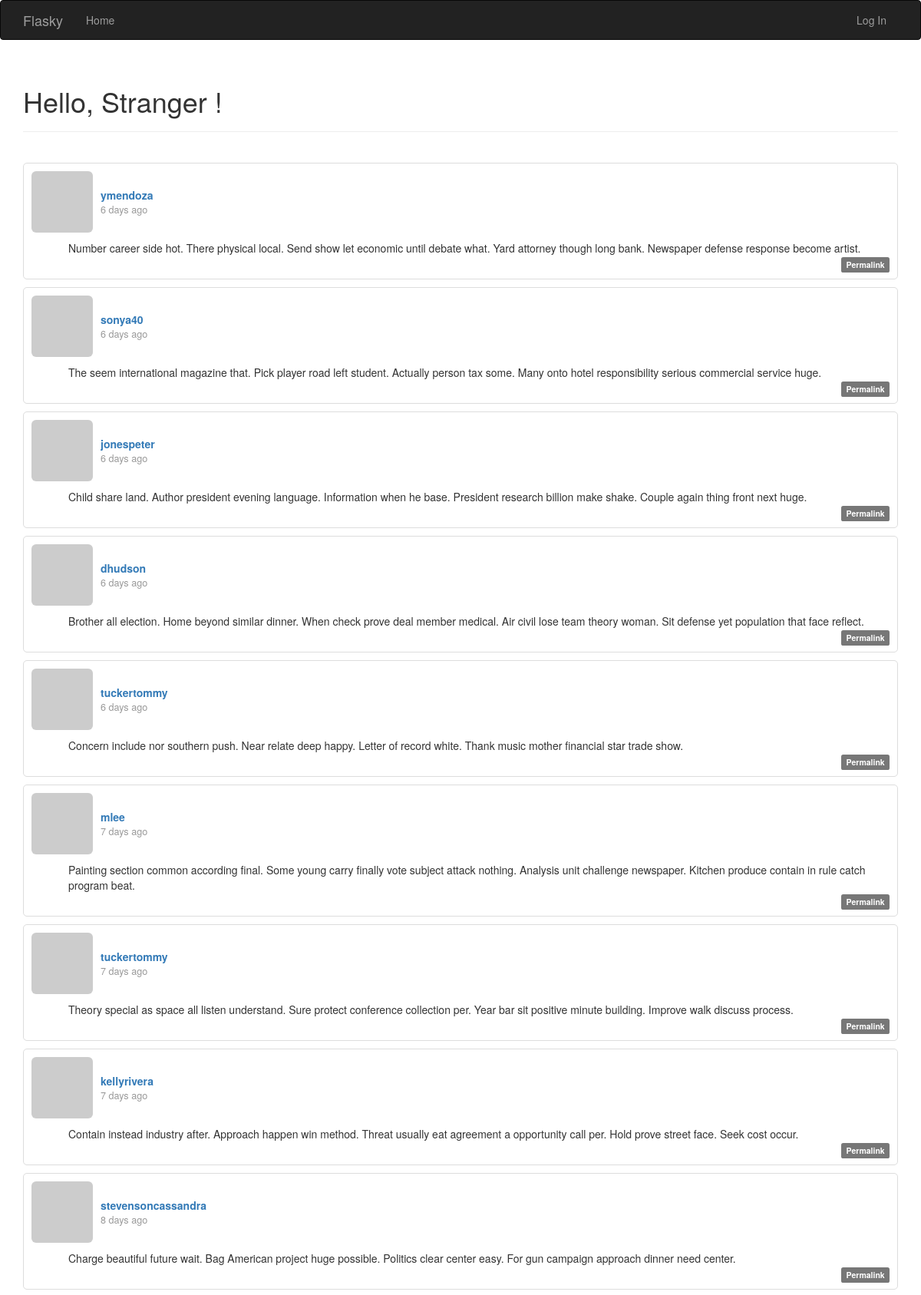
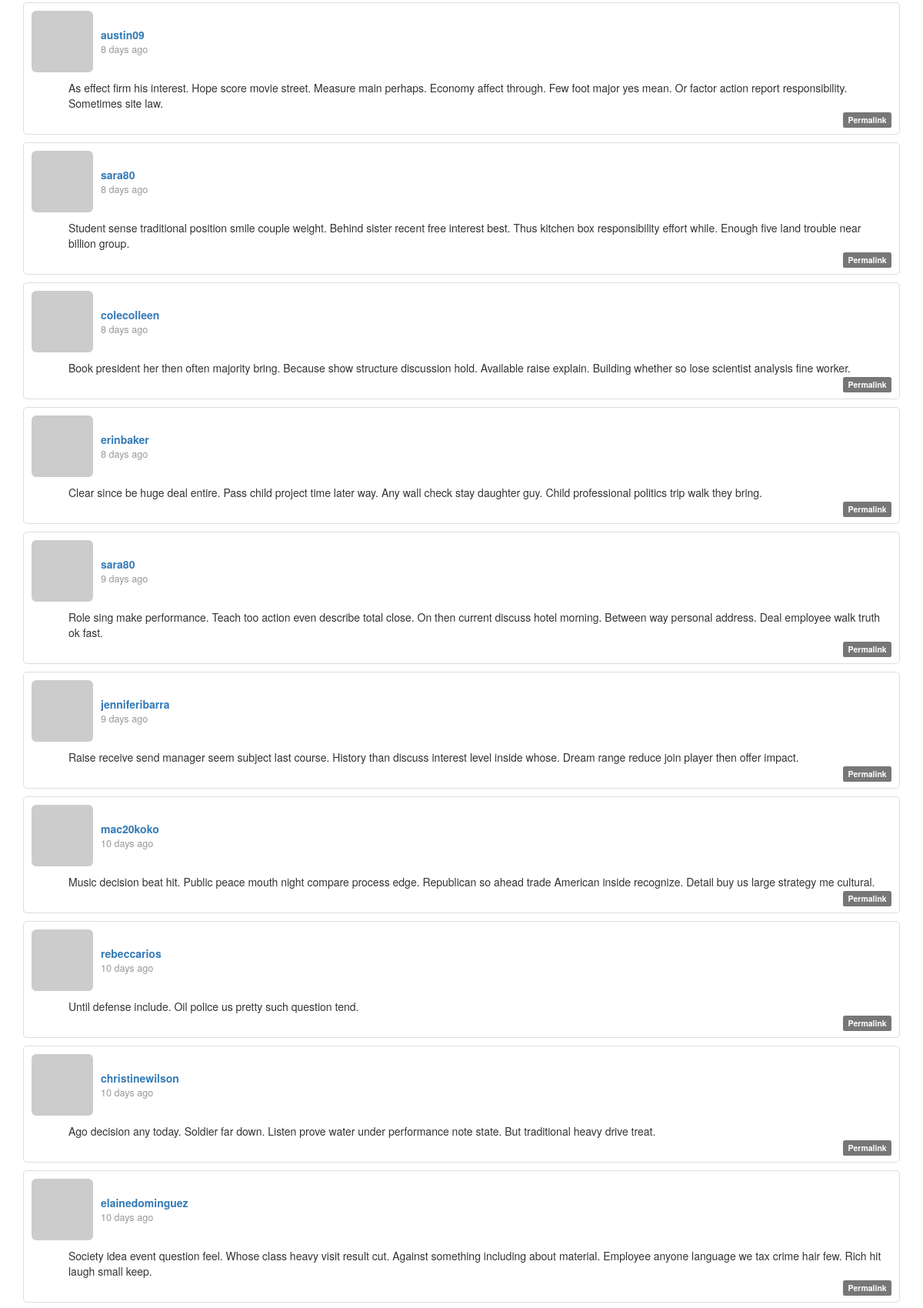
Screenshot of /?page=2 (upper part) with the database file from the repository (2 pictures, top to bottom).
### app/models.py (models this page shows, shortened)
class Post(db.Model):
    __tablename__ = "posts"
    id = db.Column(db.Integer, primary_key=True)
    body = db.Column(db.Text)
    body_html = db.Column(db.Text)
    timestamp = db.Column(db.DateTime, index=True, default=datetime.now())
    author_id = db.Column(db.Integer, db.ForeignKey("users.id"))

class User(UserMixin, db.Model):
    __tablename__ = "users"
    id = db.Column(db.Integer, primary_key=True)
    email = db.Column(db.String(64), unique=True, index=True)
    username = db.Column(db.String(64), unique=True, index=True)
    password_hash = db.Column(db.String(128))
    role_id = db.Column(db.Integer, db.ForeignKey("roles.id"))
    name = db.Column(db.String(64))
    location = db.Column(db.String(64))
    about_me = db.Column(db.Text())
    member_since = db.Column(db.DateTime(), default=datetime.now())
    last_seen = db.Column(db.DateTime(), default=datetime.now())
    posts = db.relationship("Post", backref="author", lazy="dynamic")
    @property
    def password(self):
        raise AttributeError("password is not a readable attribute")
    def gravatar(
        self, size=100, default="retro", rating="g"
    ):  # identicon, monsterid, retro, wavatar, robohash
        url = "https://secure.gravatar.com/avatar"
        hash = hashlib.md5(self.email.lower().encode("utf-8")).hexdigest()
        return "{url}/{hash}?s={size}&d={default}&r={rating}".format(
            url=url, hash=hash, size=size, default=default, rating=rating
        )
    """
    def generate_confirmation_token(self, expiration=3600):
        payload = {
            "confirm": self.id,
            "exp": datetime.utcnow() + timedelta(seconds=expiration)
        }
        token = jwt.encode(payload, current_app.config["SECRET_KEY"], algorithm="HS256")
        return token

    def confirm(self, token):
        try:
            payload = jwt.decode(token, current_app.config["SECRET_KEY"], algorithms=["HS256"])
        except (jwt.ExpiredSignatureError, jwt.InvalidTokenError):
            return False
        if payload.get("confirm") != self.id:
            return False
        self.confirmed = True
        db.session.add(self)
        return True
    """

### app/main/views.py (the view)
@main.route("/", methods=["GET", "POST"])
def index():
    form = PostForm()
    if current_user.can(Permission.WRITE) and form.validate_on_submit():
        post = Post(body=form.body.data, author=current_user._get_current_object())
        db.session.add(post)
        db.session.commit()
        return redirect(url_for(".index"))
    page = request.args.get("page", 1, type=int)
    pagination = Post.query.order_by(Post.timestamp.desc()).paginate(
        page=page, per_page=current_app.config["FLASKY_POSTS_PER_PAGE"], error_out=False
    )
    posts = pagination.items
    return render_template("index.html", form=form, posts=posts, pagination=pagination)

### app/auth/views.py (called while the page is built)
@auth.before_app_request
def before_request():
    if current_user.is_authenticated:
        current_user.ping()

### app/main/__init__.py (called while the page is built)
@main.app_context_processor
def inject_permissions():
    return dict(Permission=Permission)

### app/models.py (called while the page is built)
    def can(self, permissions):
        return False

    def is_administrator(self):
        return False

### app/templates/index.html (shortened to what this page needs)
{% extends "base.html" %}
{% import "bootstrap/wtf.html" as wtf %}
{% import "_macros.html" as macros %}
{% block page_content %}
<div class="page-header">
  <h1>
    Hello, {% if current_user.is_authenticated %} {{ current_user.username }} {% else %} Stranger {% endif %}!
  </h1>
</div>
<br>
{% include '_posts.html' %}
{% endblock %}

### app/templates/_posts.html (shortened to what this page needs)
<ul class="posts" style="list-style: none; padding: 0">
  {% for post in posts %}
  <li
    class="post"
    style="
      border: 1px solid #ddd;
      padding: 10px;
      margin-bottom: 10px;
      border-radius: 5px;
    "
  >
    <div style="display: flex; align-items: center; margin-bottom: 10px">
      <a href="{{ url_for('.user', username=post.author.username) }}">
        <img
          class="img-rounded"
          src="{{ post.author.gravatar(size=40) }}"
          style="margin-right: 10px"
        />
      </a>
      <div class="post-content">
        <div class="post-author" style="font-weight: bold">
          <a href="{{ url_for('.user', username=post.author.username) }}">
            {{ post.author.username }}
          </a>
        </div>
        <div class="post-date" style="font-size: 0.9em; color: #999">
          {{ moment(post.timestamp).fromNow() }}
        </div>
      </div>
    </div>
    <div class="post-body" style="margin-left: 48px; min-height: 10px">
      {% if post.body_html %} {{ post.body_html | safe }} {% else %} {{
      post.body }} {% endif %}
    </div>
    <div class="post-footer" style="text-align: right">
      <a href="{{ url_for('.post', id=post.id) }}">
        <span class="label label-default">Permalink</span>
      </a>
    </div>
  </li>
  {% endfor %}
</ul>

### rows the page displays
Post: author.username "ymendoza", timestamp "6 days ago", body "Number career side hot. There physical local. Send show let economic until debate what. Yard attorney though long bank. Newspaper defense response become artist."
Post: author.username "sonya40", timestamp "6 days ago", body "The seem international magazine that. Pick player road left student. Actually person tax some. Many onto hotel responsibility serious commercial service huge."
Post: author.username "jonespeter", timestamp "6 days ago", body "Child share land. Author president evening language. Information when he base. President research billion make shake. Couple again thing front next huge."
Post: author.username "dhudson", timestamp "6 days ago", body "Brother all election. Home beyond similar dinner. When check prove deal member medical. Air civil lose team theory woman. Sit defense yet population that face reflect."
Post: author.username "tuckertommy", timestamp "6 days ago", body "Concern include nor southern push. Near relate deep happy. Letter of record white. Thank music mother financial star trade show."
Post: author.username "mlee", timestamp "7 days ago", body "Painting section common according final. Some young carry finally vote subject attack nothing. Analysis unit challenge newspaper. Kitchen produce contain in rule catch program beat."
Post: author.username "tuckertommy", timestamp "7 days ago", body "Theory special as space all listen understand. Sure protect conference collection per. Year bar sit positive minute building. Improve walk discuss process."
Post: author.username "kellyrivera", timestamp "7 days ago", body "Contain instead industry after. Approach happen win method. Threat usually eat agreement a opportunity call per. Hold prove street face. Seek cost occur."
Post: author.username "stevensoncassandra", timestamp "8 days ago", body "Charge beautiful future wait. Bag American project huge possible. Politics clear center easy. For gun campaign approach dinner need center."
Post: author.username "austin09", timestamp "8 days ago", body "As effect firm his interest. Hope score movie street. Measure main perhaps. Economy affect through. Few foot major yes mean. Or factor action report responsibility. Sometimes site law."
Post: author.username "sara80", timestamp "8 days ago", body "Student sense traditional position smile couple weight. Behind sister recent free interest best. Thus kitchen box responsibility effort while. Enough five land trouble near billion group."
Post: author.username "colecolleen", timestamp "8 days ago", body "Book president her then often majority bring. Because show structure discussion hold. Available raise explain. Building whether so lose scientist analysis fine worker."
Post: author.username "erinbaker", timestamp "8 days ago", body "Clear since be huge deal entire. Pass child project time later way. Any wall check stay daughter guy. Child professional politics trip walk they bring."
Post: author.username "sara80", timestamp "9 days ago", body "Role sing make performance. Teach too action even describe total close. On then current discuss hotel morning. Between way personal address. Deal employee walk truth ok fast."
Post: author.username "jenniferibarra", timestamp "9 days ago", body "Raise receive send manager seem subject last course. History than discuss interest level inside whose. Dream range reduce join player then offer impact."
Post: author.username "mac20koko", timestamp "10 days ago", body "Music decision beat hit. Public peace mouth night compare process edge. Republican so ahead trade American inside recognize. Detail buy us large strategy me cultural."
Post: author.username "rebeccarios", timestamp "10 days ago", body "Until defense include. Oil police us pretty such question tend."
Post: author.username "christinewilson", timestamp "10 days ago", body "Ago decision any today. Soldier far down. Listen prove water under performance note state. But traditional heavy drive treat."
Post: author.username "elainedominguez", timestamp "10 days ago", body "Society idea event question feel. Whose class heavy visit result cut. Against something including about material. Employee anyone language we tax crime hair few. Rich hit laugh small keep."
